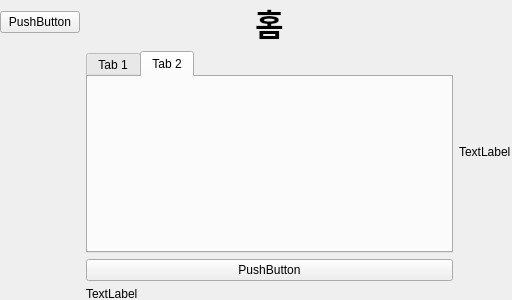
<?xml version="1.0" encoding="UTF-8"?>
<ui version="4.0">
 <class>MainWindow</class>
 <widget class="QMainWindow" name="MainWindow">
  <property name="geometry">
   <rect>
    <x>0</x>
    <y>0</y>
    <width>512</width>
    <height>300</height>
   </rect>
  </property>
  <property name="windowTitle">
   <string>MainWindow</string>
  </property>
  <widget class="QWidget" name="centralwidget">
   <widget class="QWidget" name="gridLayoutWidget">
    <property name="geometry">
     <rect>
      <x>0</x>
      <y>0</y>
      <width>511</width>
      <height>301</height>
     </rect>
    </property>
    <layout class="QGridLayout" name="gridLayout">
     <item row="1" column="1">
      <widget class="QLabel" name="label">
       <property name="sizePolicy">
        <sizepolicy hsizetype="Expanding" vsizetype="Maximum">
         <horstretch>0</horstretch>
         <verstretch>0</verstretch>
        </sizepolicy>
       </property>
       <property name="font">
        <font>
         <family>Malgun Gothic</family>
         <pointsize>23</pointsize>
         <weight>75</weight>
         <bold>true</bold>
        </font>
       </property>
       <property name="text">
        <string>홈</string>
       </property>
       <property name="alignment">
        <set>Qt::AlignCenter</set>
       </property>
      </widget>
     </item>
     <item row="1" column="0">
      <widget class="QPushButton" name="pushButton_2">
       <property name="text">
        <string>PushButton</string>
       </property>
      </widget>
     </item>
     <item row="3" column="1">
      <widget class="QPushButton" name="pushButton">
       <property name="text">
        <string>PushButton</string>
       </property>
      </widget>
     </item>
     <item row="2" column="1">
      <widget class="QTabWidget" name="tabWidget">
       <property name="currentIndex">
        <number>1</number>
       </property>
       <widget class="QWidget" name="tab">
        <attribute name="title">
         <string>Tab 1</string>
        </attribute>
       </widget>
       <widget class="QWidget" name="tab_2">
        <attribute name="title">
         <string>Tab 2</string>
        </attribute>
       </widget>
      </widget>
     </item>
     <item row="4" column="1">
      <widget class="QLabel" name="label_2">
       <property name="text">
        <string>TextLabel</string>
       </property>
      </widget>
     </item>
     <item row="2" column="2">
      <widget class="QLabel" name="label_3">
       <property name="sizePolicy">
        <sizepolicy hsizetype="Preferred" vsizetype="Expanding">
         <horstretch>0</horstretch>
         <verstretch>0</verstretch>
        </sizepolicy>
       </property>
       <property name="text">
        <string>TextLabel</string>
       </property>
      </widget>
     </item>
    </layout>
   </widget>
  </widget>
 </widget>
 <resources/>
 <connections/>
</ui>
